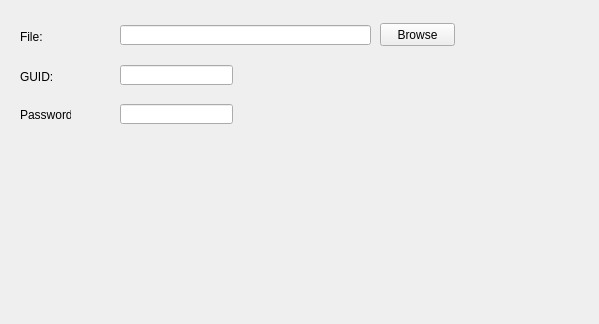
<?xml version="1.0" encoding="UTF-8"?>
<ui version="4.0">
 <class>DownloadFile</class>
 <widget class="QWidget" name="DownloadFile">
  <property name="geometry">
   <rect>
    <x>0</x>
    <y>0</y>
    <width>599</width>
    <height>324</height>
   </rect>
  </property>
  <property name="windowTitle">
   <string>Form</string>
  </property>
  <widget class="QLineEdit" name="filePath">
   <property name="geometry">
    <rect>
     <x>120</x>
     <y>25</y>
     <width>251</width>
     <height>20</height>
    </rect>
   </property>
  </widget>
  <widget class="QLabel" name="label">
   <property name="geometry">
    <rect>
     <x>20</x>
     <y>30</y>
     <width>47</width>
     <height>13</height>
    </rect>
   </property>
   <property name="text">
    <string>File:</string>
   </property>
  </widget>
  <widget class="QPushButton" name="pushButton">
   <property name="geometry">
    <rect>
     <x>380</x>
     <y>23</y>
     <width>75</width>
     <height>23</height>
    </rect>
   </property>
   <property name="text">
    <string>Browse</string>
   </property>
  </widget>
  <widget class="QLabel" name="label_2">
   <property name="geometry">
    <rect>
     <x>20</x>
     <y>70</y>
     <width>47</width>
     <height>13</height>
    </rect>
   </property>
   <property name="text">
    <string>GUID:</string>
   </property>
  </widget>
  <widget class="QLineEdit" name="guid">
   <property name="geometry">
    <rect>
     <x>120</x>
     <y>65</y>
     <width>113</width>
     <height>20</height>
    </rect>
   </property>
  </widget>
  <widget class="QLabel" name="label_3">
   <property name="geometry">
    <rect>
     <x>20</x>
     <y>107</y>
     <width>51</width>
     <height>16</height>
    </rect>
   </property>
   <property name="text">
    <string>Password:</string>
   </property>
  </widget>
  <widget class="QLineEdit" name="password">
   <property name="geometry">
    <rect>
     <x>120</x>
     <y>104</y>
     <width>113</width>
     <height>20</height>
    </rect>
   </property>
   <property name="echoMode">
    <enum>QLineEdit::Password</enum>
   </property>
  </widget>
 </widget>
 <resources/>
 <connections/>
</ui>
